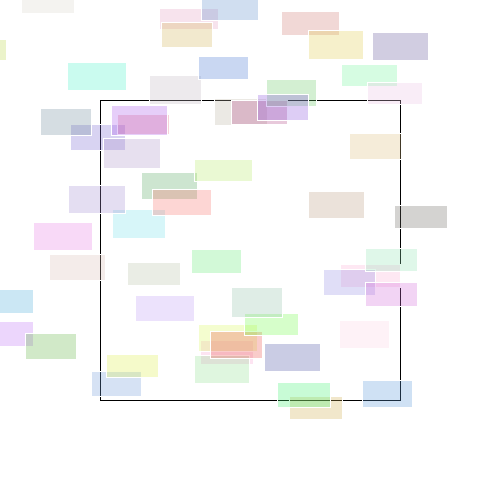
Frame 1 (no input)
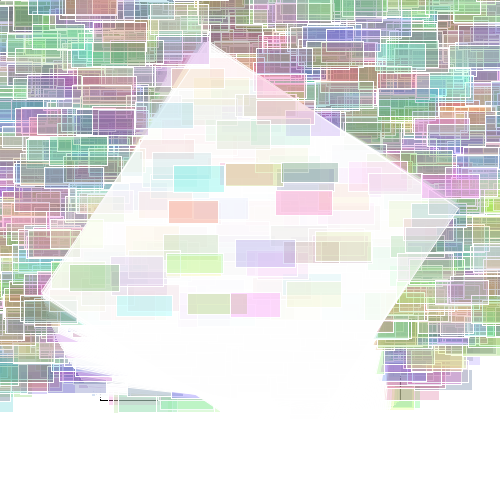
Frame 60 (the mouse pressed at the canvas centre just before this capture)
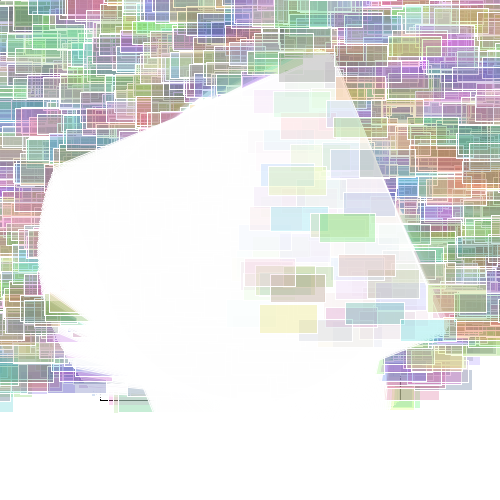
Frame 120 (the mouse held since frame 60 and released just before this capture)

The Processing sketch that drew these frames (run headless with seeded random() and noise(); from frame 60 on, the mouse is pressed at the canvas centre):

// Processing sketch: rotate
// ── rotate.pde
float it = 0;
Rect r;
void setup(){
  size(500,500);
  background(255);
  r = new Rect();
  //frameRate(30);
}
void draw(){
  fill(255,100);
  translate(500/2, 500/2);
  rotate(it);
  rectMode(CENTER);
  rect(0,0,r.w,r.h);
  
  translate(-250,-250);
  rotate(-it);
  translate(-100,-100);
  
  rectMode(CORNER);
  fill(255,20);
  //rect(-1,-1,501,501);
  for(int i = 0; i < 100; i++){
    stroke(255);
    fill(random(0,255),random(0,255),random(0,255),60);
    float x = random(-50,500);
    float y = random(-50,500);
    float w = random(50,60);
    float h = random(20,30);
    rect(x,y,w,h);
    
    fill(255,20);
    rect(x,y,w,h);
  }
  
  it+=0.01;
}
class Rect{
  float x = 250;
  float y = 250;
  float w = 300;
  float h = 300;
}
